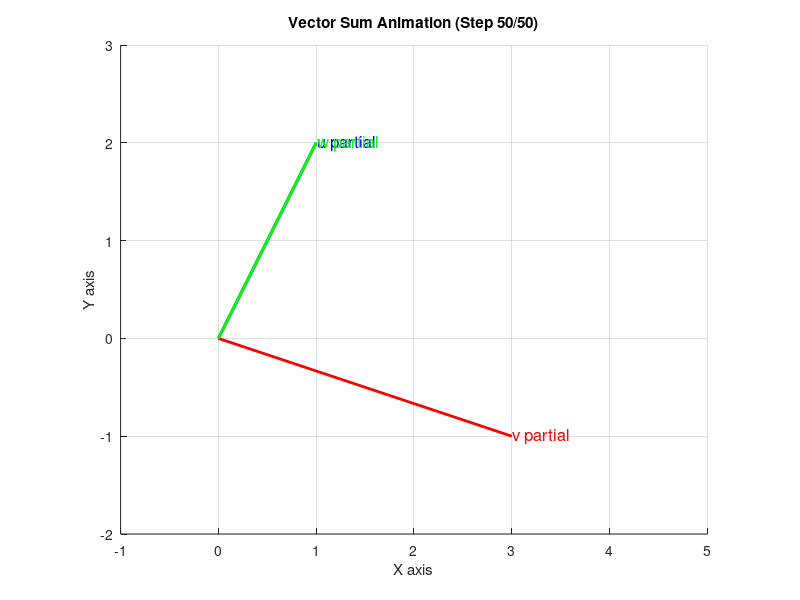

The MATLAB source for this figure:
clc; clear; close all;

u = [1; 2];
v = [3; -1];

alpha_values = linspace(0, 1, 50);

figure;
hold on;
grid on;
axis equal;
xlim([-1, 5]);
ylim([-2, 3]);

plot([0, u(1)], [0, u(2)], 'b-', 'LineWidth', 2);
text(u(1)+0.01, u(2), 'u partial', 'FontSize', 12, 'Color', 'blue');

plot([0, v(1)], [0, v(2)], 'r-', 'LineWidth', 2);
text(v(1)+0.01, v(2), 'v partial', 'FontSize', 12, 'Color', 'red');

for i=1:length(alpha_values)
  alpha = alpha_values(i);

  clf;
  hold on;
  grid on;
  axis equal;
  xlim([-1, 5]);
  ylim([-2, 3]);

  plot([0, u(1)], [0, u(2)], 'b-', 'LineWidth', 2);
  text(u(1)+0.01, u(2), 'u partial', 'FontSize', 12, 'Color', 'blue');

  plot([0, v(1)], [0, v(2)], 'r-', 'LineWidth', 2);
  text(v(1)+0.01, v(2), 'v partial', 'FontSize', 12, 'Color', 'red');

  w_partial = alpha*u + (1-alpha)*v;
  plot([0, w_partial(1)], [0, w_partial(2)], 'g-', 'LineWidth', 2);
  text(w_partial(1)+0.01, w_partial(2), 'w partial', 'FontSize', 12, 'Color', 'green');


  xlabel('X axis');
  ylabel('Y axis');
  title(sprintf('Vector Sum Animation (Step %d/%d)', i, 50));

  pause(0.05);
end
hold off;



% ============== 방법 2 ==============
##for i=1:length(alpha_values)
##  alpha = alpha_values(i);
##
##  w_partial = alpha*u + (1-alpha)*v;
##  h = plot([0, w_partial(1)], [0, w_partial(2)], 'g-', 'LineWidth', 2);
##
##  pause(0.05);
##  delete(h);
##
##end
% ===================================
